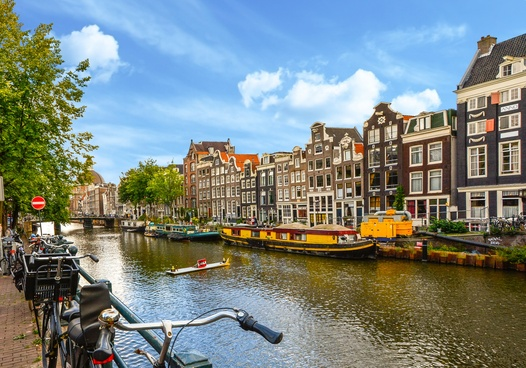
#> input picture assets/img1.jpg, 526 x 368 px, shrunk from 1920 x 1344 before the run
$ python image_filtering.py   (older library calls are emulated)
#> lines starting #> are read from the running program, lines starting #| are printed output that depends on the picture; after the words box and inside, x2 and y2 are one past the last pixel; in counts of white or black regions, pixels touching at a corner belong together
import cv2
import numpy as np
import os

# --- Klasör ayarları ---
input_folder = "../assets"     # fotoğraflar assets klasörüne kaydolucak
output_folder = "outputs"
os.makedirs(output_folder, exist_ok=True)

# --- Görüntü listesi ---
images = ["img1.jpg", "img2.jpg", "img3.jpg"]

# --- Yardımcı fonksiyonlar ---
def stack_images(img_list):
    """Yan yana birleştirme"""
    min_height = min(img.shape[0] for img in img_list)
    resized = [cv2.resize(img, (int(img.shape[1]*min_height/img.shape[0]), min_height)) for img in img_list]
    return cv2.hconcat(resized)

def put_label(img, text):
    """Üstte başlık yazar"""
    labeled = img.copy()
    cv2.rectangle(labeled, (0, 0), (labeled.shape[1], 30), (0, 0, 0), -1)
    cv2.putText(labeled, text, (10, 22), cv2.FONT_HERSHEY_SIMPLEX, 0.7, (255, 255, 255), 2)
    return labeled

# --- Filtreleme işlemleri ---
for i, name in enumerate(images, start=1):
    path = os.path.join(input_folder, name)
    img = cv2.imread(path)
#> img is the input picture: shape (368, 526, 3); mean B, G, R 130.9, 134.5, 124.5
    if img is None:
        print(f"Görüntü okunamadı: {path}")
        continue

    # Bulanıklaştırma
    gaussian = cv2.GaussianBlur(img, (5, 5), 0)
    median = cv2.medianBlur(img, 5)
    bilateral = cv2.bilateralFilter(img, 9, 75, 75)
    denoised = cv2.fastNlMeansDenoisingColored(img, None, 7, 7, 7, 21)

    blur_stack = stack_images([
        put_label(img, "Original"),
        put_label(gaussian, "Gaussian"),
        put_label(median, "Median"),
        put_label(bilateral, "Bilateral"),
        put_label(denoised, "Denoised")
    ])
#> in stack_images, `min_height = min(img.shape[0] for img in img_list)`: min_height = 368
#> in stack_images, `resized = [cv2.resize(img, (int(img.shape[1]*min_height/img.shape[0]),..`: resized = 5 items
#> in stack_images, `return cv2.hconcat(resized)`:
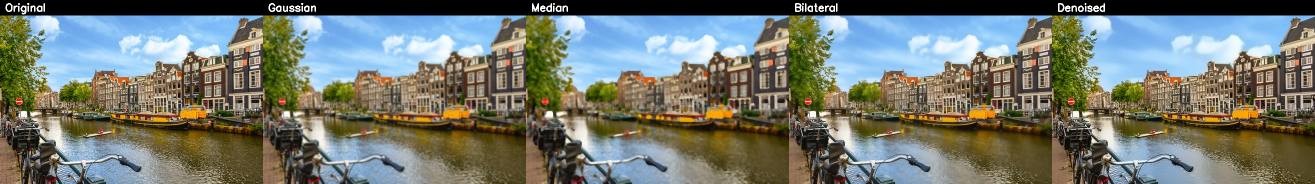
#> returned value: shape (368, 2630, 3) (shown at 1/2 size); mean of channels 0, 1, 2 111.7, 120.5, 115.2; drawn as B, G, R
    cv2.imwrite(os.path.join(output_folder, f"image{i}_blurs.jpg"), blur_stack)

    # Kenar algılama
    gray = cv2.cvtColor(img, cv2.COLOR_BGR2GRAY)
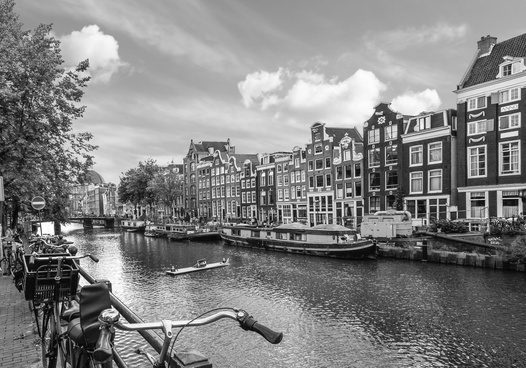
#> gray: shape (368, 526); min 0, max 255, mean 131.1
    sobelx = cv2.Sobel(gray, cv2.CV_64F, 1, 0, ksize=3)
    sobely = cv2.Sobel(gray, cv2.CV_64F, 0, 1, ksize=3)
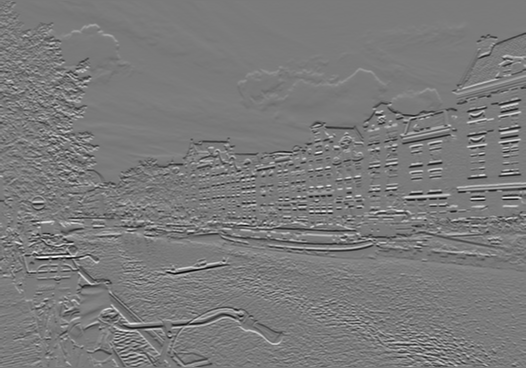
#> sobely: shape (368, 526) float64; min -898, max 964, mean -1.1; drawn with min black and max white
    sobel = np.uint8(np.clip(cv2.magnitude(sobelx, sobely), 0, 255))
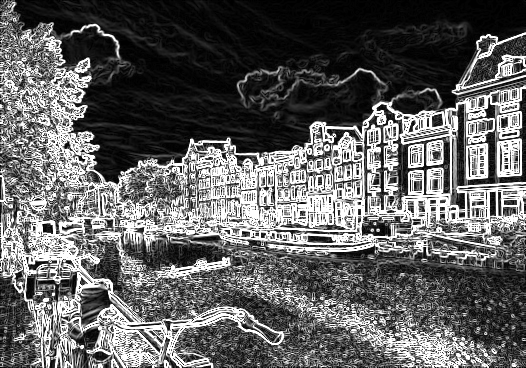
#> sobel: shape (368, 526); min 0, max 255, mean 97.6
    canny = cv2.Canny(gray, 100, 200)
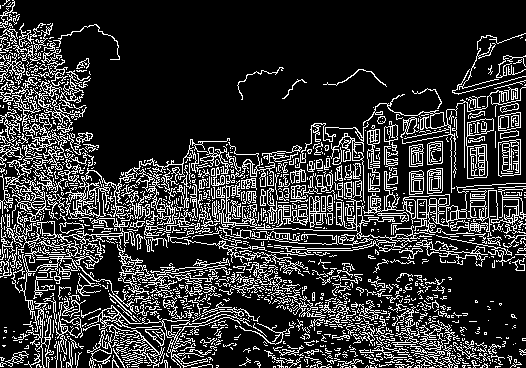
#> canny: shape (368, 526); 19.6% white in thin lines or dots

    edge_stack = stack_images([
        put_label(img, "Original"),
        put_label(cv2.cvtColor(sobel, cv2.COLOR_GRAY2BGR), "Sobel"),
        put_label(cv2.cvtColor(canny, cv2.COLOR_GRAY2BGR), "Canny")
    ])
#> in put_label (call 8), `labeled = img.copy()`: labeled: shape (368, 526, 3); 19.6% white in thin lines or dots
#> in put_label (call 8), `cv2.putText(labeled, text, (10, 22), cv2.FONT_HERSHEY_SIMPLEX, 0.7, (2..`: labeled: shape (368, 526, 3); 19.7% white in thin lines or dots
#> in stack_images (call 2), `resized = [cv2.resize(img, (int(img.shape[1]*min_height/img.shape[0]),..`: resized = 3 items
#> in stack_images (call 2), `return cv2.hconcat(resized)`:
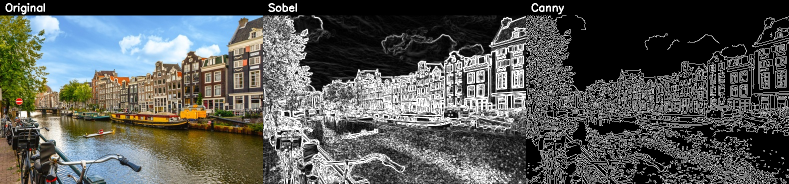
#> returned value: shape (368, 1578, 3) (shown at 1/2 size); mean of channels 0, 1, 2 86.5, 89.4, 87.6; drawn as B, G, R
    cv2.imwrite(os.path.join(output_folder, f"image{i}_edges.jpg"), edge_stack)

    # Morfolojik işlemler
    _, binary = cv2.threshold(gray, 0, 255, cv2.THRESH_BINARY + cv2.THRESH_OTSU)
#> binary: shape (368, 526); 54.7% white; 677 black regions (619 under 20 px), largest, box (x1, y1, x2, y2) and area: (0, 0, 526, 368) 81067, (453, 33, 526, 93) 1673, (421, 112, 444, 129) 198
    kernel = np.ones((3, 3), np.uint8)
    erode = cv2.erode(binary, kernel, iterations=1)
#> erode: shape (368, 526); 39.9% white; 401 white regions (328 under 20 px), largest, box (x1, y1, x2, y2) and area: (14, 0, 526, 187) 60127, (175, 286, 350, 368) 6699, (80, 235, 210, 338) 3864
    dilate = cv2.dilate(binary, kernel, iterations=1)
#> dilate: shape (368, 526); 72.5% white; 413 black regions (335 under 20 px), largest, box (x1, y1, x2, y2) and area: (121, 207, 526, 368) 23386, (0, 244, 134, 368) 7553, (356, 89, 526, 218) 6106
    open_img = cv2.morphologyEx(binary, cv2.MORPH_OPEN, kernel)
#> open_img: shape (368, 526); 46.7% white; 274 white regions (131 under 20 px), largest, box (x1, y1, x2, y2) and area: (13, 0, 526, 210) 63337, (79, 234, 368, 368) 14294, (357, 213, 422, 239) 1006
    close_img = cv2.morphologyEx(binary, cv2.MORPH_CLOSE, kernel)
#> close_img: shape (368, 526); 61.2% white; 259 black regions (126 under 20 px), largest, box (x1, y1, x2, y2) and area: (118, 167, 526, 368) 32333, (0, 243, 135, 368) 9637, (0, 39, 74, 257) 9132

    morph_stack = stack_images([
        put_label(cv2.cvtColor(binary, cv2.COLOR_GRAY2BGR), "Binary"),
        put_label(cv2.cvtColor(erode, cv2.COLOR_GRAY2BGR), "Erode"),
        put_label(cv2.cvtColor(dilate, cv2.COLOR_GRAY2BGR), "Dilate"),
        put_label(cv2.cvtColor(open_img, cv2.COLOR_GRAY2BGR), "Open"),
        put_label(cv2.cvtColor(close_img, cv2.COLOR_GRAY2BGR), "Close")
    ])
#> in put_label (call 13), `cv2.putText(labeled, text, (10, 22), cv2.FONT_HERSHEY_SIMPLEX, 0.7, (2..`:
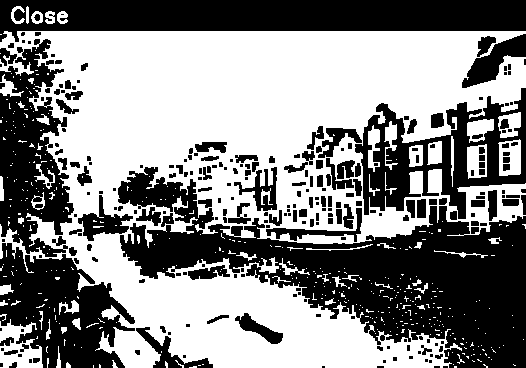
#> labeled: shape (368, 526, 3); 53.2% white; 259 black regions (127 under 20 px), largest, box (x1, y1, x2, y2) and area: (118, 167, 526, 368) 32333, (0, 0, 526, 42) 15924, (0, 243, 135, 368) 9637
    cv2.imwrite(os.path.join(output_folder, f"image{i}_morph.jpg"), morph_stack)

    print(f"{name} işlendi ✅") ,
